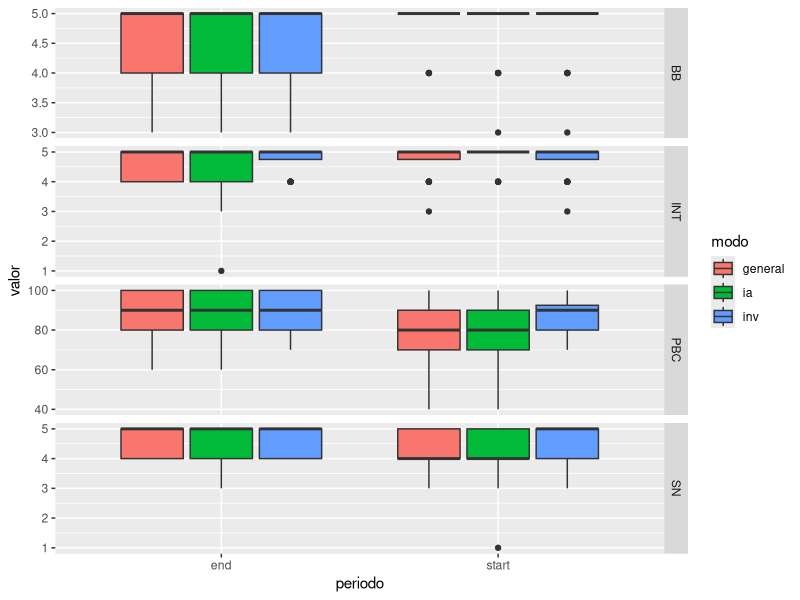
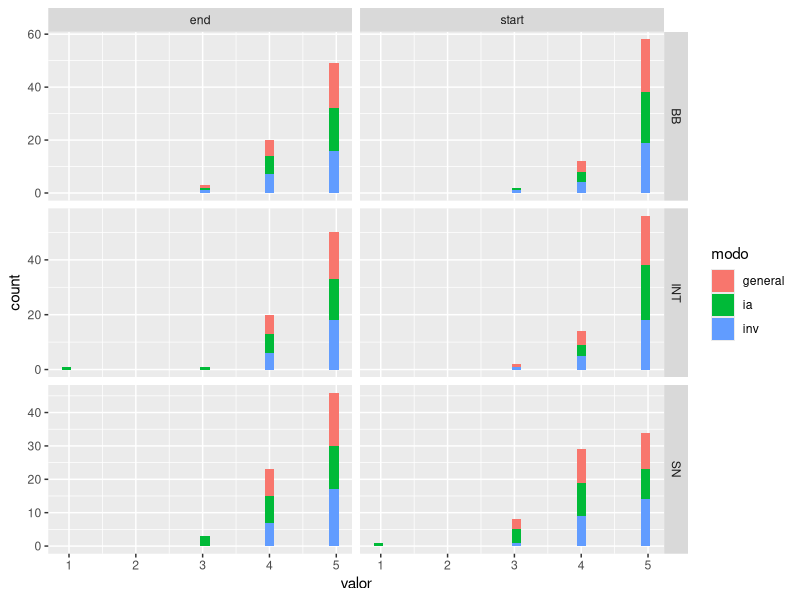
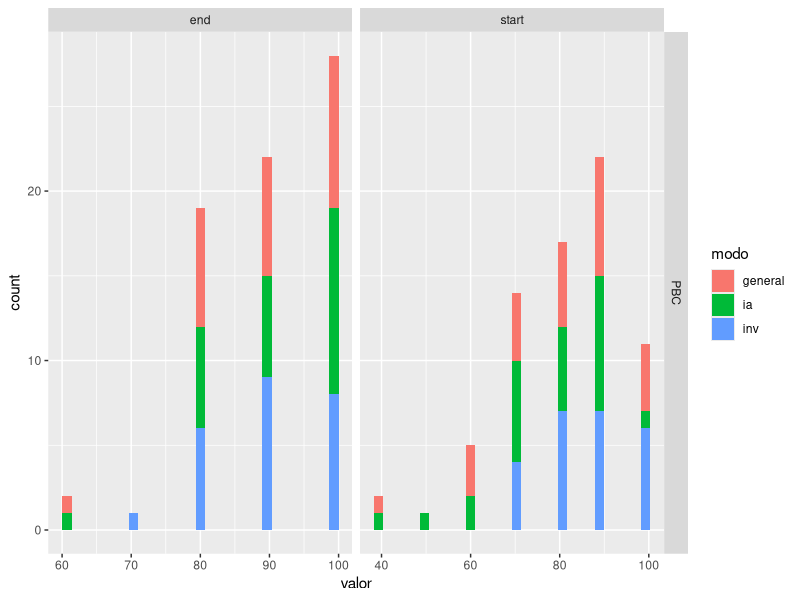

Source code (R) for these figures, in order: (Note: this script raises an error after producing the figures.)

library(reshape2) #melt
library(dplyr) #select
library(ggplot2) #ggplot
library(readxl) #read_excel


data <- read.csv("datos/filtered_data.csv", col.names = c("matricula","variable","modo","periodo","valor"))

ggplot(data, aes(x = periodo, y = valor, fill = modo)) +
  geom_boxplot() +
  facet_grid(variable ~ ., scales = "free_y")


ggplot(data[!(data$variable == "PBC"),], aes(x = valor, fill = modo)) +
  geom_histogram() +
  facet_grid(variable ~ periodo, scales = "free")

ggplot(data[(data$variable == "PBC"),], aes(x = valor, fill = modo)) +
  geom_histogram() +
  facet_grid(variable ~ periodo, scales = "free")



#Wilcoxon paired test ----------------------------------------------------------

variable <- "PBC" # "PBC" "SN" "BB" "INT"
#general
data_general = data[(data$variable == variable & data$modo == "general"),]

group_by(data_general, periodo) %>%
  summarise(
    count = n(),
    median = median(valor, na.rm = TRUE),
    IQR = IQR(valor, na.rm = TRUE)
  )

res <- wilcox.test(valor ~ periodo, data = data_general, paired = TRUE)
res

#inv
data_inv = data[(data$variable == variable & data$modo == "inv"),]

group_by(data_inv, periodo) %>%
  summarise(
    count = n(),
    median = median(valor, na.rm = TRUE),
    IQR = IQR(valor, na.rm = TRUE)
  )

res <- wilcox.test(valor ~ periodo, data = data_inv, paired = TRUE)
res

#ia
data_ia = data[(data$variable == variable & data$modo == "ia"),]

group_by(data_ia, periodo) %>%
  summarise(
    count = n(),
    median = median(valor, na.rm = TRUE),
    IQR = IQR(valor, na.rm = TRUE)
  )

res <- wilcox.test(valor ~ periodo, data = data_ia, paired = TRUE)
res


prueba_pbc <- data[(data$variable == 'PBC'),]
prueba_int <- data[(data$variable == 'INT'),]





data_pbc_s = data[(data$variable == "PBC" & data$modo == "ia" & data$periodo == "start"),]
data_pbc_e = data[(data$variable == "PBC" & data$modo == "ia" & data$periodo == "end"),]

rx <- function(n) rnorm(n, mean = mean(data_pbc_s$valor), sd = sd(data_pbc_s$valor)) 
ry <- function(n) rnorm(n, mean = mean(data_pbc_e$valor), sd = sd(data_pbc_e$valor))  


sim.ssize.wilcox.test(data_pbc_s$valor, step.size = 2, iter = 10000, type="paired")

